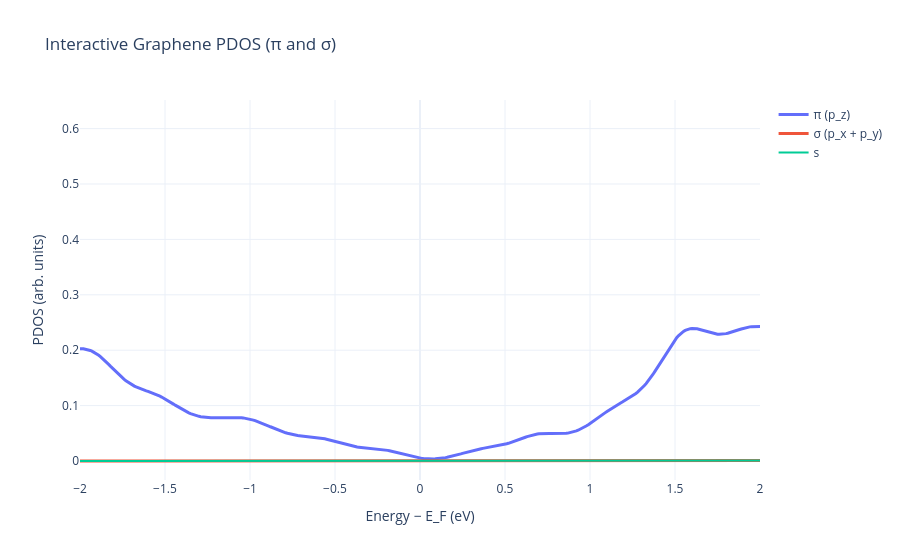

The notebook cell this image was saved under:
### Code cell
from pdos_plotter import plot_pdos_pi_sigma

# assuming you already have:
# atoms, calc = restart('yourfile.gpw')
plot_pdos_pi_sigma(calc, atoms, atom_indices=[0,1,2,3,], zoom=(-2, 2), save_html=True)

### Figure 1 — Plotly figure (JSON) as saved in the notebook; plotly's stock layout.template omitted (floating-point values rounded to 4 significant figures; data arrays with more than 128 entries replaced by an {"elided": "..."} marker saying what was removed)
{"data": [{"line": {"width": 3}, "mode": "lines", "name": "π (p_z)", "x": {"elided": "2001 float values"}, "y": {"elided": "2001 float values"}, "type": "scatter"}, {"line": {"width": 3}, "mode": "lines", "name": "σ (p_x + p_y)", "x": {"elided": "2001 float values"}, "y": {"elided": "2001 float values"}, "type": "scatter"}, {"line": {"width": 2}, "mode": "lines", "name": "s", "x": {"elided": "2001 float values"}, "y": {"elided": "2001 float values"}, "type": "scatter"}], "layout": {"title": {"text": "Interactive Graphene PDOS (π and σ)"}, "xaxis": {"title": {"text": "Energy − E_F (eV)"}, "range": [-2, 2]}, "yaxis": {"title": {"text": "PDOS (arb. units)"}}, "hovermode": "x unified"}}
